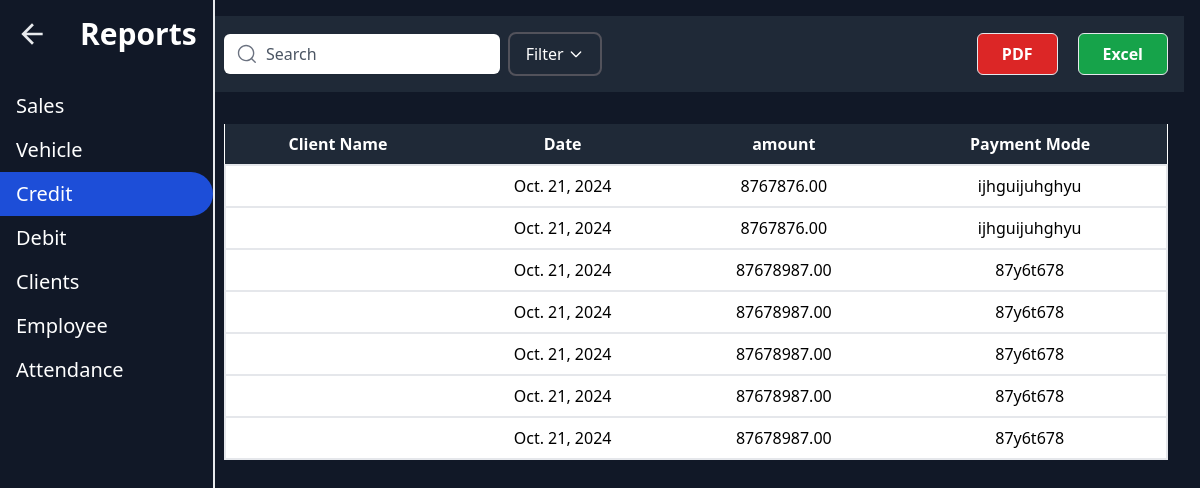
The app's page /reports/credit_report/, older data.
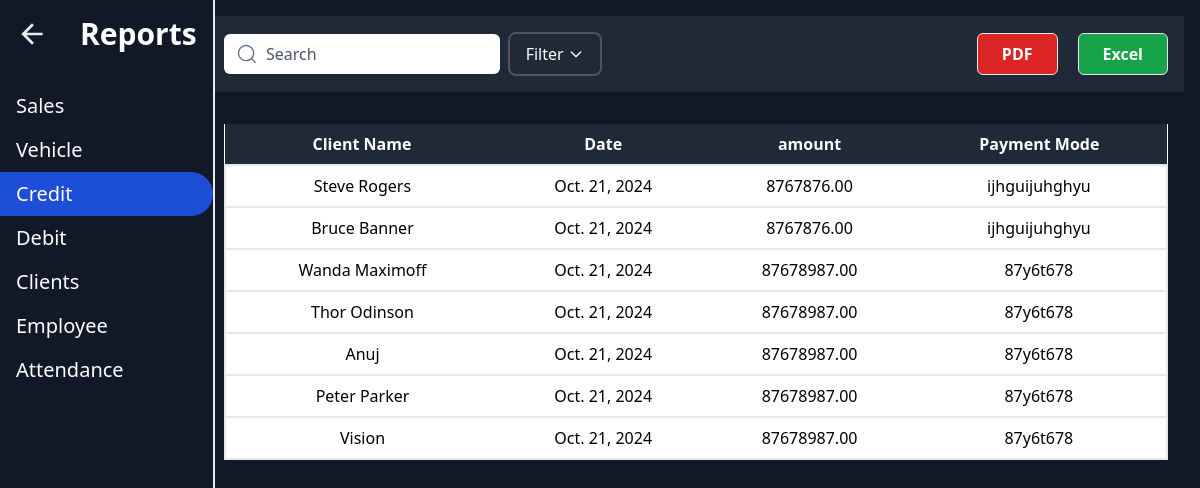
The same page, newer data.
### myapp/models.py (models this page shows, shortened)
class BaseModel(models.Model):
    created_at = models.DateTimeField(auto_now_add=True)
    updated_at = models.DateTimeField(auto_now=True)
    class Meta:
        abstract = True

class CreditTracking(BaseModel):
    date = models.DateField(auto_now_add=True)
    amount = models.DecimalField(max_digits=10, decimal_places=2)
    payment_mode = models.CharField(max_length=50)  # e.g., Cash, Bank Transfer
    source = models.CharField(max_length=100)  # e.g., Project, Loan (if not client)
    description = models.CharField(max_length=255, blank=True)  # Optional description of the source
    client = models.ForeignKey(Client, on_delete=models.CASCADE, blank=True, null=True)  # Link to Client

class Client(BaseModel):
    name = models.CharField(max_length=100, unique=True)
    contact_number = models.CharField(max_length=15, blank=True)
    address = models.TextField(blank=True, null=True)

### myapp/views.py (the view, shortened to what this page needs)
# urls.py: path('reports/credit_report/', views.credit_report, name='credit_report'),
def credit_report(request):
    if request.method == "GET":
        credits = CreditTracking.objects.all()
        search  = request.GET.get("search")
        from_date = request.GET.get("from_date")
        to_date = request.GET.get("to_date")
        if from_date:
            credits = credits.filter(created_at__gte=from_date)
        if to_date:
            credits = credits.filter(created_at__lte=to_date)
        context = {"credits": credits}
        return render(request, "reports/credit_report.html", context=context)
    return render(request, "reports/credit_report.html")

### templates/reports/credit_report.html (shortened to what this page needs)
{% extends "reports.html" %}
{% block content %}
{% load static %}
<body class="bg-gray-900">
    <div class="p-4 bg-gray-800 mb-4">
        <div class="flex justify-between items-center w-full text-black">
            <div class="flex items-center space-x-2 w-2/5 justify-center">
                <form method="GET" autocomplete="off" class="group relative w-full">
                    <div>
                        <input placeholder="Search" name="search" type="search" value="{{ request.GET.search }}" class="w-full font-lg pl-10 h-10 rounded-md border-2 border-transparent text-gray-900 placeholder-gray-600 focus:ring-2 focus:ring-green-400 focus:border-transparent transition duration-300 ease-in-out shadow-sm">
                    </div>
                </form>
                <div class="ml-3 px-4 py-2 border-2 border-zinc-600 bg-gray-800 hover:bg-zinc-600 rounded-lg text-white cursor-pointer flex items-center space-x-1"
                    onclick="toggleAccordion()">
                    <span>Filter</span>
                    <svg class="w-4 h-4" fill="none" stroke="currentColor" viewBox="0 0 24 24"
                        xmlns="http://www.w3.org/2000/svg">
                        <path stroke-linecap="round" stroke-linejoin="round" stroke-width="2" d="M19 9l-7 7-7-7"></path>
                    </svg>
                </div>
            </div>
            <div class="flex space-x-5 ml-auto">
                <button class="border bg-red-600 hover:bg-red-700 text-white font-bold py-2 px-6 rounded-md focus:outline-none focus:ring focus:ring-red-500">
                    PDF
                </button>
                <button class="border bg-green-600 hover:bg-green-700 text-white font-bold py-2 px-6 rounded-md focus:outline-none focus:ring focus:ring-green-500">
                    Excel
                </button>
            </div>
        </div>
    </div>
    <div class="p-4">
        <table class="min-w-full bg-white cursor-pointer">
            <thead>
                <tr class="w-full bg-gray-800 text-white">
                    <th class="py-2">Client Name</th>
                    <th class="py-2">Date</th>
                    <th class="py-2">amount</th>
                    <th class="py-2">Payment Mode</th>
                </tr>
            </thead>
            <tbody class="theme-toggle">
                 {% for credit in credits %}
                <tr class="text-center hover:bg-yellow-500 border-2">
                    <td class="py-2">{{credit.client.name}}</td>
                    <td class="py-2">{{credit.date}}</td>
                    <td class="py-2">{{credit.amount}}</td>
                    <td class="py-2">{{credit.payment_mode}}</td>
                </tr>
                {% endfor %}
            </tbody>
        </table>
    </div>
</body>
{% endblock %}

Row changes from the older to the newer data that the page shows:
changed CreditTracking: client.name (not shown) → "Steve Rogers"
changed CreditTracking: client.name (not shown) → "Bruce Banner"
changed CreditTracking: client.name (not shown) → "Wanda Maximoff"
changed CreditTracking: client.name (not shown) → "Thor Odinson"
changed CreditTracking: client.name (not shown) → "Anuj"
changed CreditTracking: client.name (not shown) → "Peter Parker"
changed CreditTracking: client.name (not shown) → "Vision"
